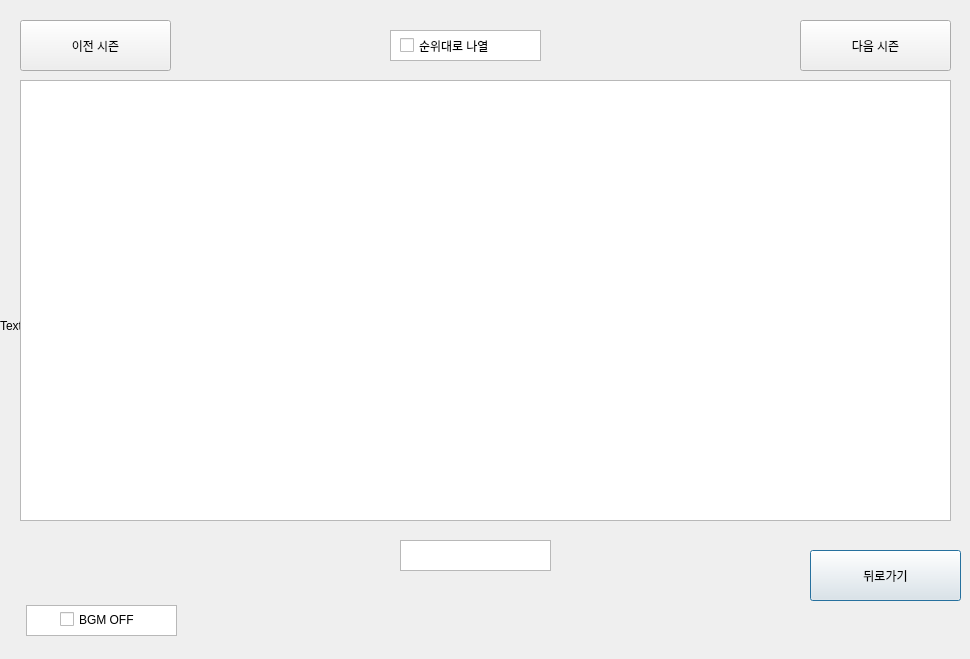
<?xml version="1.0" encoding="UTF-8"?>
<ui version="4.0">
 <class>Dialog</class>
 <widget class="QDialog" name="Dialog">
  <property name="geometry">
   <rect>
    <x>0</x>
    <y>0</y>
    <width>970</width>
    <height>659</height>
   </rect>
  </property>
  <property name="windowTitle">
   <string>Dialog</string>
  </property>
  <widget class="QPushButton" name="Start_Button_3">
   <property name="geometry">
    <rect>
     <x>810</x>
     <y>550</y>
     <width>151</width>
     <height>51</height>
    </rect>
   </property>
   <property name="text">
    <string>뒤로가기</string>
   </property>
  </widget>
  <widget class="QListView" name="listView">
   <property name="geometry">
    <rect>
     <x>20</x>
     <y>80</y>
     <width>931</width>
     <height>441</height>
    </rect>
   </property>
  </widget>
  <widget class="QCheckBox" name="checkBox">
   <property name="geometry">
    <rect>
     <x>400</x>
     <y>30</y>
     <width>131</width>
     <height>31</height>
    </rect>
   </property>
   <property name="text">
    <string>순위대로 나열</string>
   </property>
  </widget>
  <widget class="QPushButton" name="Start_Button_2">
   <property name="geometry">
    <rect>
     <x>800</x>
     <y>20</y>
     <width>151</width>
     <height>51</height>
    </rect>
   </property>
   <property name="text">
    <string>다음 시즌</string>
   </property>
  </widget>
  <widget class="QPushButton" name="Start_Button">
   <property name="geometry">
    <rect>
     <x>20</x>
     <y>20</y>
     <width>151</width>
     <height>51</height>
    </rect>
   </property>
   <property name="text">
    <string>이전 시즌</string>
   </property>
  </widget>
  <widget class="QListView" name="listView_2">
   <property name="geometry">
    <rect>
     <x>400</x>
     <y>540</y>
     <width>151</width>
     <height>31</height>
    </rect>
   </property>
  </widget>
  <widget class="QLabel" name="Main_Pix">
   <property name="geometry">
    <rect>
     <x>0</x>
     <y>0</y>
     <width>1001</width>
     <height>651</height>
    </rect>
   </property>
   <property name="text">
    <string>TextLabel</string>
   </property>
  </widget>
  <widget class="QListView" name="listView_3">
   <property name="geometry">
    <rect>
     <x>390</x>
     <y>30</y>
     <width>151</width>
     <height>31</height>
    </rect>
   </property>
  </widget>
  <widget class="QCheckBox" name="bgmBox">
   <property name="geometry">
    <rect>
     <x>60</x>
     <y>610</y>
     <width>96</width>
     <height>19</height>
    </rect>
   </property>
   <property name="text">
    <string>BGM OFF</string>
   </property>
  </widget>
  <widget class="QListView" name="listView_4">
   <property name="geometry">
    <rect>
     <x>26</x>
     <y>605</y>
     <width>151</width>
     <height>31</height>
    </rect>
   </property>
  </widget>
  <zorder>Main_Pix</zorder>
  <zorder>listView_4</zorder>
  <zorder>listView_3</zorder>
  <zorder>Start_Button_3</zorder>
  <zorder>listView</zorder>
  <zorder>checkBox</zorder>
  <zorder>Start_Button_2</zorder>
  <zorder>Start_Button</zorder>
  <zorder>listView_2</zorder>
  <zorder>bgmBox</zorder>
 </widget>
 <resources/>
 <connections/>
</ui>
